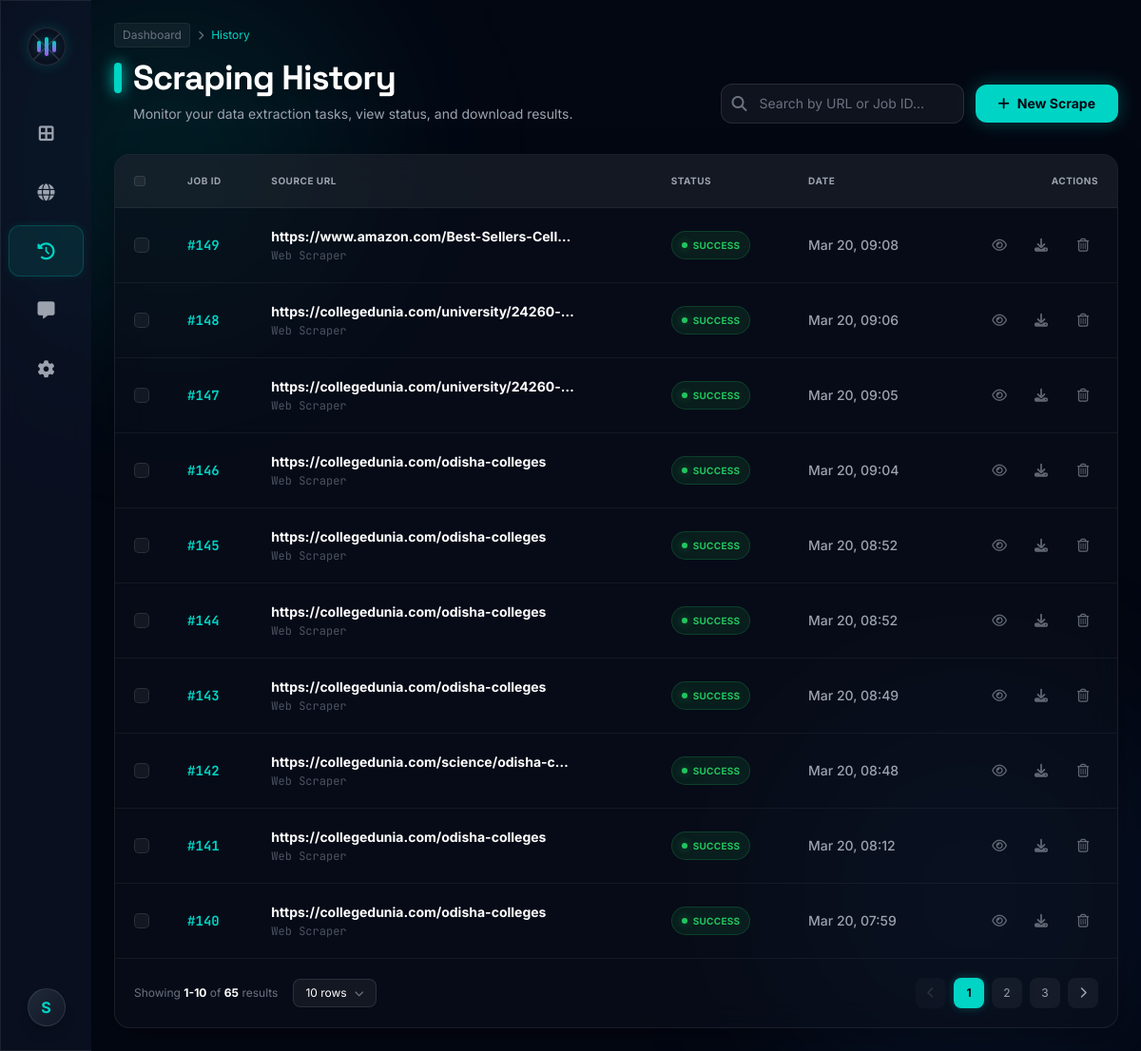
The app's page /dashboard/history/ (signed in), older data.
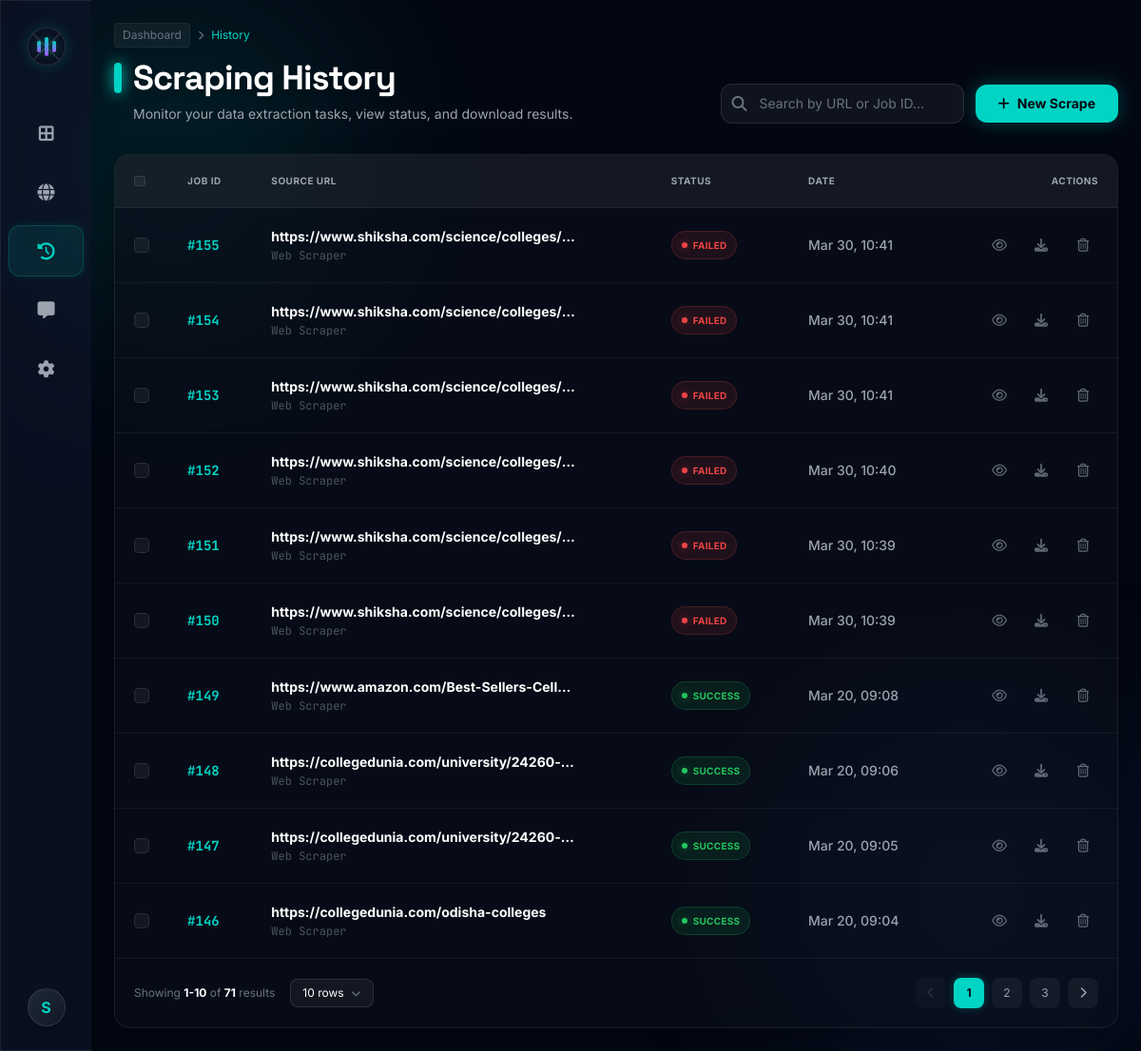
The same page, newer data.
### apps/scraper/models.py (models this page shows, shortened)
class ScraperJob(models.Model):
    STATUS_CHOICES = (
        ('PENDING', 'Pending'),
        ('PROCESSING', 'Processing'),
        ('COMPLETED', 'Completed'),
        ('FAILED', 'Failed'),
    )
    user = models.ForeignKey(settings.AUTH_USER_MODEL, on_delete=models.CASCADE)
    url = models.URLField()
    status = models.CharField(max_length=20, choices=STATUS_CHOICES, default='PENDING')
    created_at = models.DateTimeField(auto_now_add=True)
    updated_at = models.DateTimeField(auto_now=True)

### core/views.py (the view)
# urls.py: path('dashboard/history/', history, name='history'),
@user_required
def history(request):
    jobs_list = ScraperJob.objects.filter(user=request.user).order_by('-created_at')
    status_filter = request.GET.get('status')
    if status_filter:
        jobs_list = jobs_list.filter(status=status_filter)
    page = request.GET.get('page', 1)
    per_page = request.GET.get('per_page', '10')
    if per_page == 'all':
        paginator = Paginator(jobs_list, jobs_list.count() or 1) # Show all
    else:
        try:
            limit = int(per_page)
            if limit not in [10, 25, 50]:
                limit = 10
        except ValueError:
            limit = 10
        paginator = Paginator(jobs_list, limit)
    try:
        jobs = paginator.page(page)
    except PageNotAnInteger:
        jobs = paginator.page(1)
    except EmptyPage:
        jobs = paginator.page(paginator.num_pages)
    total_scrapes = jobs_list.count()
    storage_used = f"{total_scrapes * 0.5:.1f} MB"
    context = {
        'jobs': jobs,
        'total_rows': total_scrapes, # using scrape count for now as proxy
        'storage_used': storage_used,
        'efficiency': '98.5%', # Placeholder
        'status_filter': status_filter,
        'per_page': per_page,
    }
    return render(request, 'dashboard/history.html', context)

### templates/dashboard/history.html (shortened to what the changed rows need)
{% extends 'dashboard/base_dashboard.html' %}
{% load static %}
{% block content %}
<div class="max-w-[1600px] mx-auto space-y-8 p-6">
    <div class="flex flex-col md:flex-row md:items-end justify-between gap-4 animate-slide-up">
        <div>
            <div class="flex items-center gap-3 mb-2">
                 <h1 class="text-4xl font-display font-bold text-white drop-shadow-md tracking-tight">Scraping History</h1>
            </div>
        </div>
    </div>
    <div class="glass-panel rounded-2xl overflow-hidden flex flex-col mb-8 animate-slide-up" style="animation-delay: 0.1s;">
        <div class="overflow-x-auto">
            <table class="w-full text-left border-collapse">
                <thead>
                    <tr class="border-b border-white/5 bg-white/5 text-[10px] font-bold text-gray-400 uppercase tracking-wider">
                        <th class="p-5 w-10"><input type="checkbox" id="selectAll" class="custom-checkbox" onchange="toggleSelectAll()"></th>
                        <th class="p-5">Job ID</th>
                        <th class="p-5">Source URL</th>
                        <th class="p-5">Status</th>
                        <th class="p-5">Date</th>
                        <th class="p-5 text-right">Actions</th>
                    </tr>
                </thead>
                <tbody class="text-sm divide-y divide-white/5 text-gray-300">
                    {% for job in jobs %}
                    <tr class="hover:bg-white/5 transition-colors group">
                        <td class="p-5"><input type="checkbox" class="custom-checkbox job-checkbox" value="{{ job.id }}" onchange="updateSelectionState()"></td>
                        <td class="p-5 font-mono text-brand font-bold">#{{ job.id }}</td>
                        <td class="p-5">
                            <div class="font-bold text-white truncate max-w-xs group-hover:text-brand transition-colors">{{ job.url }}</div>
                            <div class="text-xs text-gray-500 mt-0.5 font-mono opacity-70">Web Scraper</div>
                        </td>
                        <td class="p-5">
                            {% if job.status == 'COMPLETED' %}
                            <span class="inline-flex items-center gap-1.5 px-2.5 py-1 rounded-full text-[10px] font-bold bg-green-500/10 text-green-500 border border-green-500/20 uppercase tracking-wide">
                                <span class="w-1.5 h-1.5 rounded-full bg-green-500 shadow-[0_0_8px_rgba(34,197,94,0.5)]"></span> Success
                            </span>
                            {% elif job.status == 'PROCESSING' or job.status == 'PENDING' %}
                            <span class="inline-flex items-center gap-1.5 px-2.5 py-1 rounded-full text-[10px] font-bold bg-blue-500/10 text-blue-500 border border-blue-500/20 uppercase tracking-wide">
                                <span class="w-1.5 h-1.5 rounded-full bg-blue-500 animate-pulse"></span> Running
                            </span>
                            {% elif job.status == 'FAILED' %}
                            <span class="inline-flex items-center gap-1.5 px-2.5 py-1 rounded-full text-[10px] font-bold bg-red-500/10 text-red-500 border border-red-500/20 uppercase tracking-wide">
                                <span class="w-1.5 h-1.5 rounded-full bg-red-500 shadow-[0_0_8px_rgba(239,68,68,0.5)]"></span> Failed
                            </span>
                            {% endif %}
                        </td>
                        <td class="p-5 text-gray-400 font-medium">{{ job.created_at|date:"M d, H:i" }}</td>
                        <td class="p-5 text-right">
                            <div class="flex items-center justify-end gap-3 opacity-60 group-hover:opacity-100 transition-opacity">
                                <a href="{% url 'scraped_results' %}?job_id={{ job.id }}" class="w-8 h-8 rounded-lg flex items-center justify-center hover:bg-white/10 hover:text-white transition-all text-gray-400" title="View"><i class="fa-regular fa-eye"></i></a>
                                <button type="button" onclick="openDownloadModal('{{ job.id }}')" class="w-8 h-8 rounded-lg flex items-center justify-center hover:bg-brand/10 hover:text-brand transition-all text-gray-400" title="Download"><i class="fa-solid fa-download"></i></button>
                                <button type="button" data-delete-url="{% url 'delete_scrape' job.id %}" onclick="openDeleteModal(this.getAttribute('data-delete-url'))" class="w-8 h-8 rounded-lg flex items-center justify-center hover:bg-red-500/10 hover:text-red-500 transition-all text-gray-400" title="Delete"><i class="fa-regular fa-trash-can"></i></button>
                            </div>
                        </td>
                    </tr>
                    {% endfor %}
                </tbody>
            </table>
        </div>
        <div class="p-5 border-t border-white/5 flex flex-col md:flex-row items-center justify-between gap-4">
            <div class="flex items-center gap-4">
                <p class="text-xs text-gray-500">Showing <span class="text-white font-bold">{{ jobs.start_index }}-{{ jobs.end_index }}</span> of <span class="text-white font-bold">{{ jobs.paginator.count }}</span> results</p>
            </div>
            {% if jobs.paginator.num_pages > 1 %}
            <div class="flex items-center gap-2">
                {% if jobs.has_previous %}
                <a href="?page={{ jobs.previous_page_number }}&per_page={{ per_page }}{% if status_filter %}&status={{ status_filter }}{% endif %}" class="w-8 h-8 rounded-lg bg-white/5 hover:bg-white/10 flex items-center justify-center text-gray-400 hover:text-white transition-all">
                    <i class="fa-solid fa-chevron-left text-xs"></i>
                </a>
                {% else %}
                <button class="w-8 h-8 rounded-lg bg-white/5 flex items-center justify-center text-gray-600 cursor-not-allowed opacity-50" disabled>
                    <i class="fa-solid fa-chevron-left text-xs"></i>
                </button>
                {% endif %}
                {% for i in jobs.paginator.page_range %}
                    {% if jobs.number == i %}
                        <button class="w-8 h-8 rounded-lg bg-brand text-dark-bg font-bold flex items-center justify-center text-xs shadow-[0_0_10px_rgba(0,212,197,0.3)]">{{ i }}</button>
                    {% elif i > jobs.number|add:'-3' and i < jobs.number|add:'3' %}
                        <a href="?page={{ i }}&per_page={{ per_page }}{% if status_filter %}&status={{ status_filter }}{% endif %}" class="w-8 h-8 rounded-lg bg-white/5 hover:bg-white/10 flex items-center justify-center text-gray-400 hover:text-white transition-all text-xs">{{ i }}</a>
                    {% endif %}
                {% endfor %}
                {% if jobs.has_next %}
                <a href="?page={{ jobs.next_page_number }}&per_page={{ per_page }}{% if status_filter %}&status={{ status_filter }}{% endif %}" class="w-8 h-8 rounded-lg bg-white/5 hover:bg-white/10 flex items-center justify-center text-gray-400 hover:text-white transition-all">
                    <i class="fa-solid fa-chevron-right text-xs"></i>
                </a>
                {% else %}
                <button class="w-8 h-8 rounded-lg bg-white/5 flex items-center justify-center text-gray-600 cursor-not-allowed opacity-50" disabled>
                    <i class="fa-solid fa-chevron-right text-xs"></i>
                </button>
                {% endif %}
            </div>
            {% endif %}
        </div>
    </div>
</div>
{% endblock %}

Row changes from the older to the newer data that the page shows:
no longer on this page (row unchanged): ScraperJob: id "145", url "https://collegedunia.com/odisha-colleges", status "COMPLETED" (drawn), created_at "Mar 20, 08:52"
no longer on this page (row unchanged): ScraperJob: id "144", url "https://collegedunia.com/odisha-colleges", status "COMPLETED" (drawn), created_at "Mar 20, 08:52"
no longer on this page (row unchanged): ScraperJob: id "143", url "https://collegedunia.com/odisha-colleges", status "COMPLETED" (drawn), created_at "Mar 20, 08:49"
no longer on this page (row unchanged): ScraperJob: id "142", url "https://collegedunia.com/science/odisha-c…", status "COMPLETED" (drawn), created_at "Mar 20, 08:48"
no longer on this page (row unchanged): ScraperJob: id "141", url "https://collegedunia.com/odisha-colleges", status "COMPLETED" (drawn), created_at "Mar 20, 08:12"
no longer on this page (row unchanged): ScraperJob: id "140", url "https://collegedunia.com/odisha-colleges", status "COMPLETED" (drawn), created_at "Mar 20, 07:59"
added ScraperJob: id "155", url "https://www.shiksha.com/science/colleges/…", status "FAILED" (drawn), created_at "Mar 30, 10:41"
added ScraperJob: id "154", url "https://www.shiksha.com/science/colleges/…", status "FAILED" (drawn), created_at "Mar 30, 10:41"
added ScraperJob: id "153", url "https://www.shiksha.com/science/colleges/…", status "FAILED" (drawn), created_at "Mar 30, 10:41"
added ScraperJob: id "152", url "https://www.shiksha.com/science/colleges/…", status "FAILED" (drawn), created_at "Mar 30, 10:40"
added ScraperJob: id "151", url "https://www.shiksha.com/science/colleges/…", status "FAILED" (drawn), created_at "Mar 30, 10:39"
added ScraperJob: id "150", url "https://www.shiksha.com/science/colleges/…", status "FAILED" (drawn), created_at "Mar 30, 10:39"
Text that changed along with them:
{{ jobs.paginator.count }}: "65" → "71"
